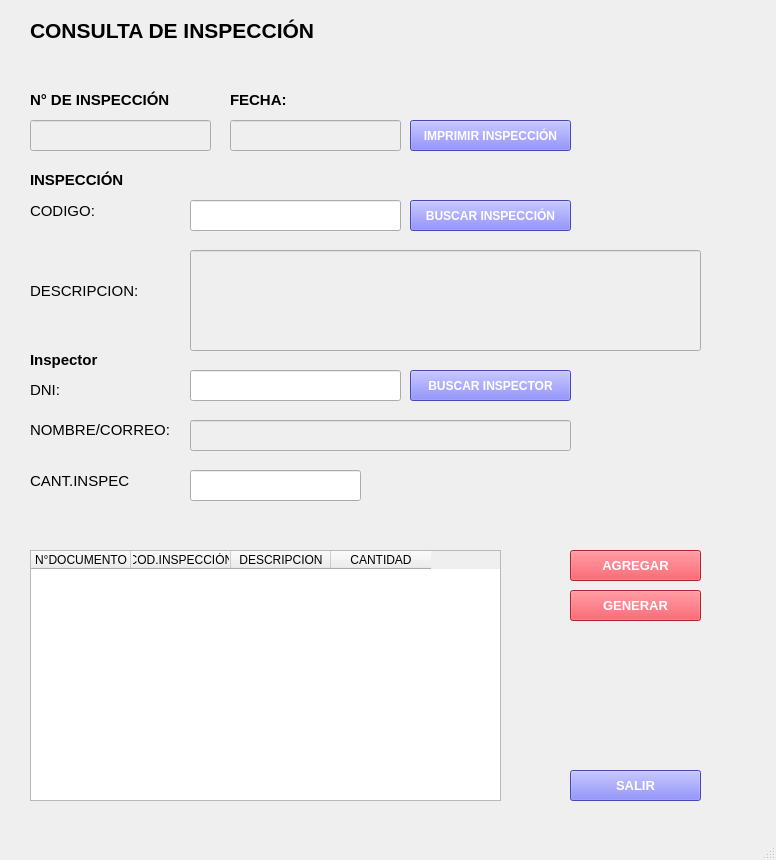
<?xml version="1.0" encoding="UTF-8"?>
<ui version="4.0">
 <class>MainWindow</class>
 <widget class="QMainWindow" name="MainWindow">
  <property name="geometry">
   <rect>
    <x>0</x>
    <y>0</y>
    <width>776</width>
    <height>860</height>
   </rect>
  </property>
  <property name="windowTitle">
   <string>Ventas</string>
  </property>
  <widget class="QWidget" name="centralwidget">
   <widget class="QPushButton" name="btnBuscarCliente">
    <property name="geometry">
     <rect>
      <x>410</x>
      <y>370</y>
      <width>161</width>
      <height>31</height>
     </rect>
    </property>
    <property name="font">
     <font>
      <family>Segoe UI Historic</family>
      <weight>75</weight>
      <bold>true</bold>
     </font>
    </property>
    <property name="styleSheet">
     <string notr="true">background-color: rgb(100, 100, 250);
color: rgb(255, 255, 255);</string>
    </property>
    <property name="text">
     <string>BUSCAR INSPECTOR</string>
    </property>
   </widget>
   <widget class="QLineEdit" name="txtNumeroDocumento">
    <property name="enabled">
     <bool>false</bool>
    </property>
    <property name="geometry">
     <rect>
      <x>30</x>
      <y>120</y>
      <width>181</width>
      <height>31</height>
     </rect>
    </property>
   </widget>
   <widget class="QLabel" name="label_2">
    <property name="geometry">
     <rect>
      <x>30</x>
      <y>200</y>
      <width>81</width>
      <height>21</height>
     </rect>
    </property>
    <property name="font">
     <font>
      <pointsize>11</pointsize>
     </font>
    </property>
    <property name="text">
     <string>CODIGO:</string>
    </property>
   </widget>
   <widget class="QLineEdit" name="txtCodigoProducto">
    <property name="geometry">
     <rect>
      <x>190</x>
      <y>200</y>
      <width>211</width>
      <height>31</height>
     </rect>
    </property>
   </widget>
   <widget class="QPushButton" name="btnBuscarProducto">
    <property name="enabled">
     <bool>true</bool>
    </property>
    <property name="geometry">
     <rect>
      <x>410</x>
      <y>200</y>
      <width>161</width>
      <height>31</height>
     </rect>
    </property>
    <property name="font">
     <font>
      <family>Segoe UI Historic</family>
      <weight>75</weight>
      <bold>true</bold>
     </font>
    </property>
    <property name="styleSheet">
     <string notr="true">background-color: rgb(100, 100, 250);
color: rgb(255, 255, 255);</string>
    </property>
    <property name="text">
     <string>BUSCAR INSPECCIÓN</string>
    </property>
   </widget>
   <widget class="QTableWidget" name="tblDetalle">
    <property name="geometry">
     <rect>
      <x>30</x>
      <y>550</y>
      <width>471</width>
      <height>251</height>
     </rect>
    </property>
    <property name="contextMenuPolicy">
     <enum>Qt::DefaultContextMenu</enum>
    </property>
    <column>
     <property name="text">
      <string>N°DOCUMENTO</string>
     </property>
    </column>
    <column>
     <property name="text">
      <string>COD.INSPECCIÓN</string>
     </property>
    </column>
    <column>
     <property name="text">
      <string>DESCRIPCION</string>
     </property>
    </column>
    <column>
     <property name="text">
      <string>CANTIDAD</string>
     </property>
    </column>
   </widget>
   <widget class="QLabel" name="label_3">
    <property name="geometry">
     <rect>
      <x>30</x>
      <y>90</y>
      <width>191</width>
      <height>21</height>
     </rect>
    </property>
    <property name="font">
     <font>
      <pointsize>10</pointsize>
      <weight>75</weight>
      <bold>true</bold>
     </font>
    </property>
    <property name="text">
     <string>&lt;html&gt;&lt;head/&gt;&lt;body&gt;&lt;p&gt;&lt;span style=&quot; font-size:11pt;&quot;&gt;N° DE INSPECCIÓN&lt;/span&gt;&lt;/p&gt;&lt;/body&gt;&lt;/html&gt;</string>
    </property>
   </widget>
   <widget class="QLabel" name="label_4">
    <property name="geometry">
     <rect>
      <x>30</x>
      <y>280</y>
      <width>121</width>
      <height>21</height>
     </rect>
    </property>
    <property name="font">
     <font>
      <pointsize>11</pointsize>
     </font>
    </property>
    <property name="text">
     <string>DESCRIPCION:</string>
    </property>
   </widget>
   <widget class="QLineEdit" name="txtDescripcion">
    <property name="enabled">
     <bool>false</bool>
    </property>
    <property name="geometry">
     <rect>
      <x>190</x>
      <y>250</y>
      <width>511</width>
      <height>101</height>
     </rect>
    </property>
   </widget>
   <widget class="QLabel" name="label_5">
    <property name="geometry">
     <rect>
      <x>320</x>
      <y>270</y>
      <width>61</width>
      <height>21</height>
     </rect>
    </property>
    <property name="font">
     <font>
      <pointsize>11</pointsize>
     </font>
    </property>
    <property name="text">
     <string>PRECIO:</string>
    </property>
   </widget>
   <widget class="QLineEdit" name="txtPrecio">
    <property name="enabled">
     <bool>false</bool>
    </property>
    <property name="geometry">
     <rect>
      <x>440</x>
      <y>270</y>
      <width>131</width>
      <height>20</height>
     </rect>
    </property>
   </widget>
   <widget class="QLabel" name="label_6">
    <property name="geometry">
     <rect>
      <x>30</x>
      <y>470</y>
      <width>111</width>
      <height>21</height>
     </rect>
    </property>
    <property name="font">
     <font>
      <pointsize>11</pointsize>
     </font>
    </property>
    <property name="text">
     <string>CANT.INSPEC</string>
    </property>
   </widget>
   <widget class="QLineEdit" name="txtCantidad">
    <property name="geometry">
     <rect>
      <x>190</x>
      <y>470</y>
      <width>171</width>
      <height>31</height>
     </rect>
    </property>
   </widget>
   <widget class="QLabel" name="label_7">
    <property name="geometry">
     <rect>
      <x>230</x>
      <y>90</y>
      <width>61</width>
      <height>21</height>
     </rect>
    </property>
    <property name="font">
     <font>
      <pointsize>11</pointsize>
      <weight>75</weight>
      <bold>true</bold>
     </font>
    </property>
    <property name="text">
     <string>&lt;html&gt;&lt;head/&gt;&lt;body&gt;&lt;p&gt;FECHA:&lt;/p&gt;&lt;/body&gt;&lt;/html&gt;</string>
    </property>
   </widget>
   <widget class="QLineEdit" name="txtFecha">
    <property name="enabled">
     <bool>false</bool>
    </property>
    <property name="geometry">
     <rect>
      <x>230</x>
      <y>120</y>
      <width>171</width>
      <height>31</height>
     </rect>
    </property>
   </widget>
   <widget class="QPushButton" name="btnCerrar">
    <property name="geometry">
     <rect>
      <x>570</x>
      <y>770</y>
      <width>131</width>
      <height>31</height>
     </rect>
    </property>
    <property name="font">
     <font>
      <family>Segoe UI Historic</family>
      <pointsize>10</pointsize>
      <weight>75</weight>
      <bold>true</bold>
     </font>
    </property>
    <property name="styleSheet">
     <string notr="true">background-color: rgb(100, 100, 250);
color: rgb(255, 255, 255);</string>
    </property>
    <property name="text">
     <string>SALIR</string>
    </property>
   </widget>
   <widget class="QPushButton" name="btnAgregar">
    <property name="geometry">
     <rect>
      <x>570</x>
      <y>550</y>
      <width>131</width>
      <height>31</height>
     </rect>
    </property>
    <property name="font">
     <font>
      <family>Segoe UI Historic</family>
      <pointsize>10</pointsize>
      <weight>75</weight>
      <bold>true</bold>
     </font>
    </property>
    <property name="styleSheet">
     <string notr="true">background-color: rgb(239, 51, 64);
color: rgb(255, 255, 255);</string>
    </property>
    <property name="text">
     <string>AGREGAR</string>
    </property>
   </widget>
   <widget class="QPushButton" name="btnGenerar">
    <property name="geometry">
     <rect>
      <x>570</x>
      <y>590</y>
      <width>131</width>
      <height>31</height>
     </rect>
    </property>
    <property name="font">
     <font>
      <family>Segoe UI Historic</family>
      <pointsize>10</pointsize>
      <weight>75</weight>
      <bold>true</bold>
     </font>
    </property>
    <property name="styleSheet">
     <string notr="true">background-color: rgb(239, 51, 64);
color: rgb(255, 255, 255);</string>
    </property>
    <property name="text">
     <string>GENERAR</string>
    </property>
   </widget>
   <widget class="QPushButton" name="btnImprimirFactura">
    <property name="geometry">
     <rect>
      <x>410</x>
      <y>120</y>
      <width>161</width>
      <height>31</height>
     </rect>
    </property>
    <property name="font">
     <font>
      <family>Segoe UI Historic</family>
      <weight>75</weight>
      <bold>true</bold>
     </font>
    </property>
    <property name="styleSheet">
     <string notr="true">background-color: rgb(100, 100, 250);
color: rgb(255, 255, 255);</string>
    </property>
    <property name="text">
     <string>IMPRIMIR INSPECCIÓN</string>
    </property>
   </widget>
   <widget class="QLabel" name="label_8">
    <property name="geometry">
     <rect>
      <x>30</x>
      <y>380</y>
      <width>91</width>
      <height>21</height>
     </rect>
    </property>
    <property name="font">
     <font>
      <pointsize>11</pointsize>
     </font>
    </property>
    <property name="text">
     <string>&lt;html&gt;&lt;head/&gt;&lt;body&gt;&lt;p&gt;DNI:&lt;/p&gt;&lt;/body&gt;&lt;/html&gt;</string>
    </property>
   </widget>
   <widget class="QLineEdit" name="txtCodigoCliente">
    <property name="geometry">
     <rect>
      <x>190</x>
      <y>370</y>
      <width>211</width>
      <height>31</height>
     </rect>
    </property>
   </widget>
   <widget class="QLineEdit" name="txtNombres">
    <property name="enabled">
     <bool>false</bool>
    </property>
    <property name="geometry">
     <rect>
      <x>190</x>
      <y>420</y>
      <width>381</width>
      <height>31</height>
     </rect>
    </property>
   </widget>
   <widget class="QLabel" name="label">
    <property name="geometry">
     <rect>
      <x>30</x>
      <y>170</y>
      <width>121</width>
      <height>21</height>
     </rect>
    </property>
    <property name="text">
     <string>&lt;html&gt;&lt;head/&gt;&lt;body&gt;&lt;p&gt;&lt;span style=&quot; font-size:11pt; font-weight:600;&quot;&gt;INSPECCIÓN&lt;/span&gt;&lt;/p&gt;&lt;/body&gt;&lt;/html&gt;</string>
    </property>
   </widget>
   <widget class="QLabel" name="label_9">
    <property name="geometry">
     <rect>
      <x>30</x>
      <y>350</y>
      <width>91</width>
      <height>21</height>
     </rect>
    </property>
    <property name="text">
     <string>&lt;html&gt;&lt;head/&gt;&lt;body&gt;&lt;p&gt;&lt;span style=&quot; font-size:11pt; font-weight:600;&quot;&gt;Inspector&lt;/span&gt;&lt;/p&gt;&lt;/body&gt;&lt;/html&gt;</string>
    </property>
   </widget>
   <widget class="QLabel" name="label_10">
    <property name="geometry">
     <rect>
      <x>30</x>
      <y>420</y>
      <width>151</width>
      <height>21</height>
     </rect>
    </property>
    <property name="font">
     <font>
      <pointsize>11</pointsize>
     </font>
    </property>
    <property name="text">
     <string>&lt;html&gt;&lt;head/&gt;&lt;body&gt;&lt;p&gt;NOMBRE/CORREO:&lt;/p&gt;&lt;/body&gt;&lt;/html&gt;</string>
    </property>
   </widget>
   <widget class="QLabel" name="label_11">
    <property name="geometry">
     <rect>
      <x>410</x>
      <y>270</y>
      <width>61</width>
      <height>21</height>
     </rect>
    </property>
    <property name="font">
     <font>
      <pointsize>11</pointsize>
     </font>
    </property>
    <property name="text">
     <string>STOCK:</string>
    </property>
   </widget>
   <widget class="QLineEdit" name="txtStock">
    <property name="enabled">
     <bool>false</bool>
    </property>
    <property name="geometry">
     <rect>
      <x>480</x>
      <y>270</y>
      <width>131</width>
      <height>20</height>
     </rect>
    </property>
   </widget>
   <widget class="QLabel" name="label_12">
    <property name="geometry">
     <rect>
      <x>330</x>
      <y>290</y>
      <width>121</width>
      <height>21</height>
     </rect>
    </property>
    <property name="font">
     <font>
      <pointsize>11</pointsize>
     </font>
    </property>
    <property name="text">
     <string>TOTAL A PAGAR:</string>
    </property>
   </widget>
   <widget class="QLineEdit" name="txtTotalPagar">
    <property name="enabled">
     <bool>false</bool>
    </property>
    <property name="geometry">
     <rect>
      <x>480</x>
      <y>300</y>
      <width>131</width>
      <height>20</height>
     </rect>
    </property>
   </widget>
   <widget class="QLabel" name="label_13">
    <property name="geometry">
     <rect>
      <x>330</x>
      <y>270</y>
      <width>91</width>
      <height>21</height>
     </rect>
    </property>
    <property name="font">
     <font>
      <pointsize>11</pointsize>
     </font>
    </property>
    <property name="text">
     <string>SUB TOTAL:</string>
    </property>
   </widget>
   <widget class="QLineEdit" name="txtSubTotal">
    <property name="enabled">
     <bool>false</bool>
    </property>
    <property name="geometry">
     <rect>
      <x>460</x>
      <y>270</y>
      <width>131</width>
      <height>20</height>
     </rect>
    </property>
   </widget>
   <widget class="QLineEdit" name="txtIgv">
    <property name="enabled">
     <bool>false</bool>
    </property>
    <property name="geometry">
     <rect>
      <x>480</x>
      <y>300</y>
      <width>131</width>
      <height>20</height>
     </rect>
    </property>
   </widget>
   <widget class="QLabel" name="label_14">
    <property name="geometry">
     <rect>
      <x>390</x>
      <y>290</y>
      <width>61</width>
      <height>21</height>
     </rect>
    </property>
    <property name="font">
     <font>
      <pointsize>11</pointsize>
     </font>
    </property>
    <property name="text">
     <string>IGV:</string>
    </property>
   </widget>
   <widget class="QLabel" name="label_15">
    <property name="geometry">
     <rect>
      <x>30</x>
      <y>10</y>
      <width>341</width>
      <height>41</height>
     </rect>
    </property>
    <property name="font">
     <font>
      <family>Segoe UI Historic</family>
      <pointsize>16</pointsize>
      <weight>75</weight>
      <bold>true</bold>
     </font>
    </property>
    <property name="text">
     <string>CONSULTA DE INSPECCIÓN</string>
    </property>
   </widget>
   <widget class="QLabel" name="label_16">
    <property name="geometry">
     <rect>
      <x>560</x>
      <y>10</y>
      <width>191</width>
      <height>31</height>
     </rect>
    </property>
    <property name="text">
     <string/>
    </property>
    <property name="pixmap">
     <pixmap>logo-header-desktop.png</pixmap>
    </property>
    <property name="scaledContents">
     <bool>true</bool>
    </property>
   </widget>
   <zorder>btnBuscarCliente</zorder>
   <zorder>txtNumeroDocumento</zorder>
   <zorder>label_2</zorder>
   <zorder>txtCodigoProducto</zorder>
   <zorder>btnBuscarProducto</zorder>
   <zorder>tblDetalle</zorder>
   <zorder>label_3</zorder>
   <zorder>label_4</zorder>
   <zorder>label_5</zorder>
   <zorder>txtPrecio</zorder>
   <zorder>label_6</zorder>
   <zorder>txtCantidad</zorder>
   <zorder>label_7</zorder>
   <zorder>txtFecha</zorder>
   <zorder>btnCerrar</zorder>
   <zorder>btnAgregar</zorder>
   <zorder>btnGenerar</zorder>
   <zorder>btnImprimirFactura</zorder>
   <zorder>label_8</zorder>
   <zorder>txtCodigoCliente</zorder>
   <zorder>txtNombres</zorder>
   <zorder>label</zorder>
   <zorder>label_9</zorder>
   <zorder>label_10</zorder>
   <zorder>label_11</zorder>
   <zorder>txtStock</zorder>
   <zorder>label_12</zorder>
   <zorder>txtTotalPagar</zorder>
   <zorder>label_13</zorder>
   <zorder>txtSubTotal</zorder>
   <zorder>txtIgv</zorder>
   <zorder>label_14</zorder>
   <zorder>txtDescripcion</zorder>
   <zorder>label_15</zorder>
   <zorder>label_16</zorder>
  </widget>
  <widget class="QMenuBar" name="menubar">
   <property name="geometry">
    <rect>
     <x>0</x>
     <y>0</y>
     <width>776</width>
     <height>25</height>
    </rect>
   </property>
  </widget>
  <widget class="QStatusBar" name="statusbar"/>
 </widget>
 <resources/>
 <connections/>
</ui>
